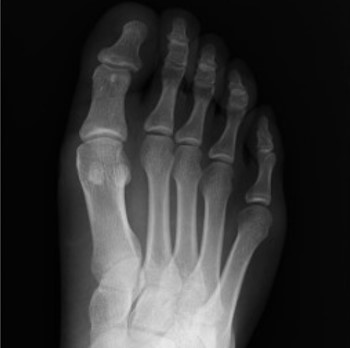
#> input picture Corte 2/Radiografia.jpg, 350 x 348 px, found by its file name
$ python FiveActivityConvolution.py
#> lines starting #> are read from the running program, lines starting #| are printed output that depends on the picture
import numpy as np
import matplotlib.pyplot as plt
from PIL import Image
import time

filtroSobelH = [[-1, -2, -1],
                [ 0,  0,  0],
                [ 1,  2,  1]]

filtroSobelV = [[-1,  0,  1],
                [-2,  0,  2],
                [-1,  0,  1]]

filtroMedia5x5 = [[1, 1, 1, 1, 1],
                  [1, 1, 1, 1, 1],
                  [1, 1, 1, 1, 1],
                  [1, 1, 1, 1, 1],
                  [1, 1, 1, 1, 1]]
factor_media = 25.0

def filtrar_borde(matriz, filtro, x, y):
    suma_total = 0
    offset = len(filtro) // 2
    for a in range(-offset, offset + 1):
        for b in range(-offset, offset + 1):
            pixel = matriz[x + a, y + b]
            peso = filtro[a + offset][b + offset]
            suma_total += pixel * peso
    return suma_total

def filtrar_media(matriz, filtro, x, y, factor):
    suma_total = 0
    offset = len(filtro) // 2
    for a in range(-offset, offset + 1):
        for b in range(-offset, offset + 1):
            pixel = matriz[x + a, y + b]
            peso = filtro[a + offset][b + offset]
            suma_total += pixel * peso
    return suma_total / factor

print("--- Procesando Imagen 1 (Radiografía con Sobel) ---")
img1_pil = Image.open('./Corte 2/Radiografia.jpg').convert('L')
entrada1 = np.array(img1_pil, dtype=float)
salida1 = np.zeros_like(entrada1)
filas1, columnas1 = entrada1.shape
#> filas1 = 348; columnas1 = 350

start_time = time.time()
offset_sobel = len(filtroSobelH) // 2
for i in range(offset_sobel, filas1 - offset_sobel):
    for j in range(offset_sobel, columnas1 - offset_sobel):
        gx = filtrar_borde(entrada1, filtroSobelH, i, j)
        gy = filtrar_borde(entrada1, filtroSobelV, i, j)
        salida1[i, j] = np.sqrt(gx**2 + gy**2)
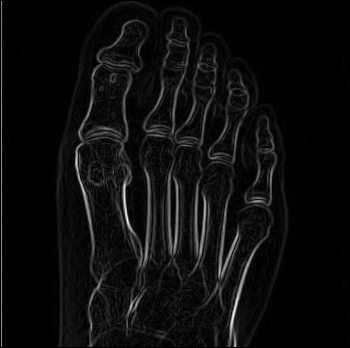
#> salida1: shape (348, 350) float64; min 0, max 383.6, mean 19.9; drawn with min black and max white
print(f"Terminado en {time.time() - start_time:.2f} segundos.")

salida1 = np.clip(salida1, 0, 255)
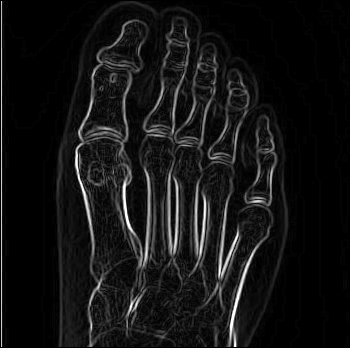
#> salida1: shape (348, 350) float64; min 0, max 255, mean 19.8
salida1_img = Image.fromarray(np.uint8(salida1))

print("\n--- Procesando Imagen 2 (Tornillo con Filtro Media 5x5) ---")
img2_pil = Image.open('./Corte 2/Tornillo_ruido2.png').convert('L')
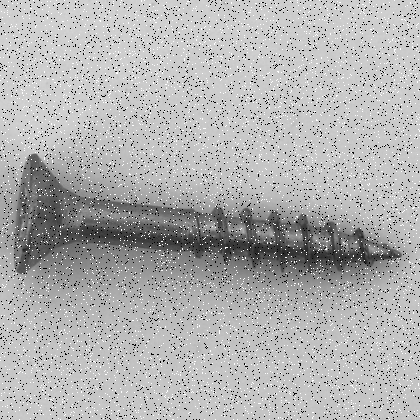
#> input picture Corte 2/Tornillo_ruido2.png, 420 x 420 px, found by its file name
#> img2_pil is the input picture: PIL image 420x420 L; min 0, max 255, mean 176.9
entrada2 = np.array(img2_pil, dtype=float)
salida2 = np.zeros_like(entrada2)
filas2, columnas2 = entrada2.shape

start_time = time.time()
offset_media = len(filtroMedia5x5) // 2
for i in range(offset_media, filas2 - offset_media):
    for j in range(offset_media, columnas2 - offset_media):
        salida2[i, j] = filtrar_media(entrada2, filtroMedia5x5, i, j, factor_media)
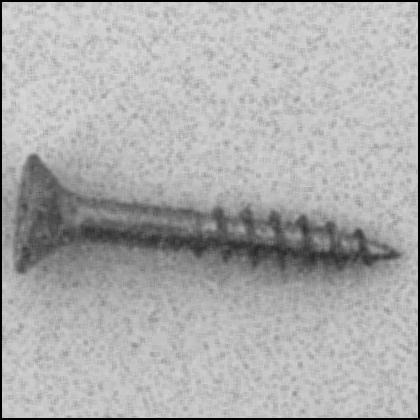
#> salida2: shape (420, 420) float64; min 0, max 216.8, mean 173.3
print(f"Terminado en {time.time() - start_time:.2f} segundos.")

salida2 = np.clip(salida2, 0, 255)
salida2_img = Image.fromarray(np.uint8(salida2))

plt.figure(figsize=(12, 10))

plt.subplot(2, 2, 1)
plt.title("Original: Radiografía")
plt.imshow(img1_pil, cmap='gray')
plt.axis('off')

plt.subplot(2, 2, 2)
plt.title("Procesada: Bordes Sobel")
plt.imshow(salida1_img, cmap='gray')
plt.axis('off')

plt.subplot(2, 2, 3)
plt.title("Original: Tornillo con Ruido")
plt.imshow(img2_pil, cmap='gray')
plt.axis('off')

plt.subplot(2, 2, 4)
plt.title("Procesada: Filtro de Media 5x5")
plt.imshow(salida2_img, cmap='gray')
plt.axis('off')

plt.tight_layout()
plt.show()
